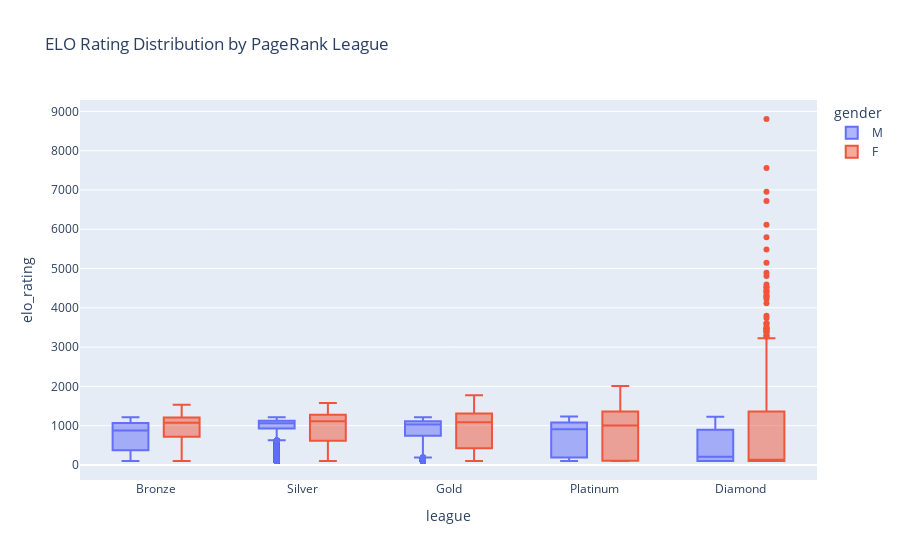

Notebook cell for this chart:
### Code cell
# Box plot of ELO ratings by PageRank league
user_pd_league = user_gdf[['elo_rating', 'league', 'gender']].dropna().to_pandas()

fig = px.box(
    user_pd_league,
    x='league',
    y='elo_rating',
    color='gender',
    title='ELO Rating Distribution by PageRank League',
    category_orders={'league': ['Bronze', 'Silver', 'Gold', 'Platinum', 'Diamond']}
)
fig.show()

### Figure 1 — Plotly figure (JSON) as saved in the notebook; plotly's stock layout.template omitted (floating-point values rounded to 4 significant figures; data arrays with more than 128 entries replaced by an {"elided": "..."} marker saying what was removed)
{"data": [{"alignmentgroup": "True", "hovertemplate": "gender=M<br>league=%{x}<br>elo_rating=%{y}<extra></extra>", "legendgroup": "M", "marker": {"color": "#636efa"}, "name": "M", "notched": false, "offsetgroup": "M", "orientation": "v", "showlegend": true, "type": "box", "x": {"elided": "57804 str values"}, "x0": " ", "xaxis": "x", "y": {"elided": "57804 float values"}, "y0": " ", "yaxis": "y"}, {"alignmentgroup": "True", "hovertemplate": "gender=F<br>league=%{x}<br>elo_rating=%{y}<extra></extra>", "legendgroup": "F", "marker": {"color": "#EF553B"}, "name": "F", "notched": false, "offsetgroup": "F", "orientation": "v", "showlegend": true, "type": "box", "x": {"elided": "33706 str values"}, "x0": " ", "xaxis": "x", "y": {"elided": "33706 float values"}, "y0": " ", "yaxis": "y"}], "layout": {"boxmode": "group", "legend": {"title": {"text": "gender"}, "tracegroupgap": 0}, "title": {"text": "ELO Rating Distribution by PageRank League"}, "xaxis": {"anchor": "y", "categoryarray": ["Bronze", "Silver", "Gold", "Platinum", "Diamond"], "categoryorder": "array", "domain": [0, 1], "title": {"text": "league"}}, "yaxis": {"anchor": "x", "domain": [0, 1], "title": {"text": "elo_rating"}}}}
